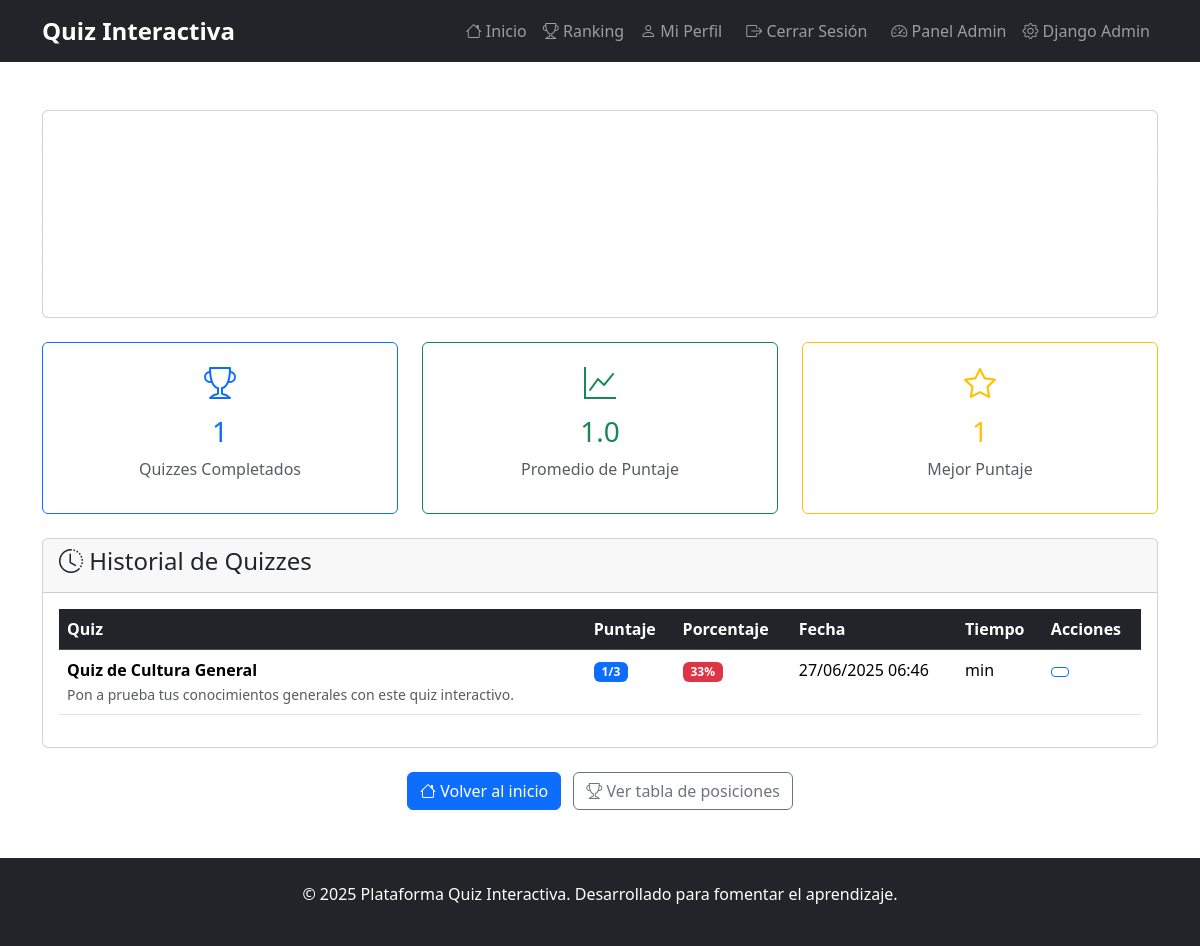
Before: /profile/ (signed in) with the older database file.
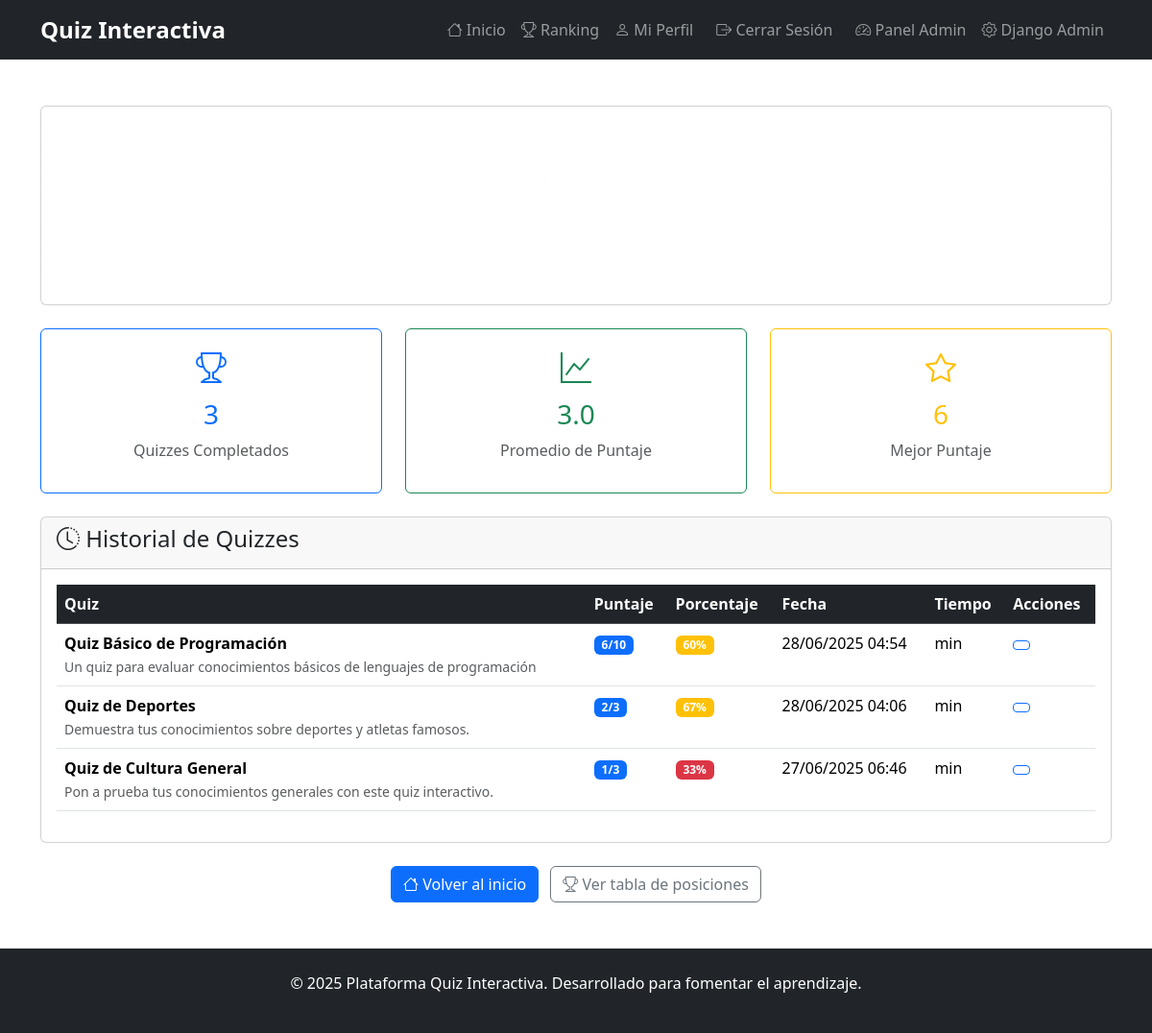
After: the same page with the newer database file.
### quizzes/models.py (models this page shows, shortened)
class Participacion(models.Model):
    usuario = models.ForeignKey(User, on_delete=models.CASCADE)
    quiz = models.ForeignKey(Quiz, on_delete=models.CASCADE)
    fecha = models.DateTimeField(auto_now_add=True)
    puntaje = models.IntegerField(default=0)
    tiempo_total = models.DurationField(null=True, blank=True)
    completado = models.BooleanField(default=False)
    class Meta:
        unique_together = ('usuario', 'quiz')

class Quiz(models.Model):
    titulo = models.CharField(max_length=200)
    descripcion = models.TextField(blank=True)
    fecha_creacion = models.DateTimeField(auto_now_add=True)
    activo = models.BooleanField(default=True)
    tiempo_limite = models.IntegerField(default=0, help_text="Tiempo en minutos (0 = sin límite)")

### quizzes/views.py (the view)
# urls.py: path('profile/', views.profile, name='profile'),
@login_required
def profile(request):
    participaciones = Participacion.objects.filter(usuario=request.user, completado=True).order_by('-fecha')
    paginator = Paginator(participaciones, 8)  # 8 participaciones por página
    page_number = request.GET.get('page')
    page_obj = paginator.get_page(page_number)
    stats = {
        'total_quizzes': participaciones.count(),
        'promedio_puntaje': participaciones.aggregate(Avg('puntaje'))['puntaje__avg'] or 0,
        'mejor_puntaje': participaciones.aggregate(Max('puntaje'))['puntaje__max'] or 0,
    }
    return render(request, 'quizzes/profile.html', {'page_obj': page_obj, 'stats': stats})

### quizzes/templatetags/quiz_extras.py (called while the page is built)
@register.filter
def mul(value, arg):
    try:
        return float(value) * float(arg)
    except (ValueError, TypeError):
        return 0

@register.filter
def div(value, arg):
    try:
        return float(value) / float(arg) if float(arg) != 0 else 0
    except (ValueError, TypeError):
        return 0

### quizzes/templates/quizzes/profile.html (shortened to what this page needs)
{% extends 'base.html' %}
{% load quiz_extras %}
{% block content %}
<div class="container my-5">
    <div class="row mb-4">
        <div class="col-12">
            <div class="card bg-gradient text-white" style="background: linear-gradient(45deg, #667eea, #764ba2);">
                <div class="card-body text-center">
                    <i class="bi bi-person-circle" style="font-size: 4rem;"></i>
                    <h2 class="mt-2">{{ user.username }}</h2>
                    <p class="mb-0">Miembro desde {{ user.date_joined|date:"F Y" }}</p>
                </div>
            </div>
        </div>
    </div>
    <div class="row mb-4">
        <div class="col-md-4">
            <div class="card text-center border-primary">
                <div class="card-body">
                    <i class="bi bi-trophy text-primary" style="font-size: 2rem;"></i>
                    <h3 class="mt-2 text-primary">{{ stats.total_quizzes }}</h3>
                    <p class="text-muted">Quizzes Completados</p>
                </div>
            </div>
        </div>
        <div class="col-md-4">
            <div class="card text-center border-success">
                <div class="card-body">
                    <i class="bi bi-graph-up text-success" style="font-size: 2rem;"></i>
                    <h3 class="mt-2 text-success">{{ stats.promedio_puntaje|floatformat:1 }}</h3>
                    <p class="text-muted">Promedio de Puntaje</p>
                </div>
            </div>
        </div>
        <div class="col-md-4">
            <div class="card text-center border-warning">
                <div class="card-body">
                    <i class="bi bi-star text-warning" style="font-size: 2rem;"></i>
                    <h3 class="mt-2 text-warning">{{ stats.mejor_puntaje }}</h3>
                    <p class="text-muted">Mejor Puntaje</p>
                </div>
            </div>
        </div>
    </div>
    <div class="row">
        <div class="col-12">
            <div class="card">
                <div class="card-header">
                    <h4><i class="bi bi-clock-history"></i> Historial de Quizzes</h4>
                </div>
                <div class="card-body">
                    {% if page_obj %}
                    <div class="table-responsive">
                        <table class="table table-hover">
                            <thead class="table-dark">
                                <tr>
                                    <th>Quiz</th>
                                    <th>Puntaje</th>
                                    <th>Porcentaje</th>
                                    <th>Fecha</th>
                                    <th>Tiempo</th>
                                    <th>Acciones</th>
                                </tr>
                            </thead>
                            <tbody>
                                {% for participacion in page_obj %}
                                <tr>
                                    <td>
                                        <strong>{{ participacion.quiz.titulo }}</strong>
                                        <br>
                                        <small class="text-muted">{{ participacion.quiz.descripcion|truncatewords:10 }}</small>
                                    </td>
                                    <td>
                                        <span class="badge bg-primary">
                                            {{ participacion.puntaje }}/{{ participacion.quiz.preguntas.count }}
                                        </span>
                                    </td>
                                    <td>
                                        {% with total_preguntas=participacion.quiz.preguntas.count %}
                                            {% with porcentaje=participacion.puntaje|div:total_preguntas|mul:100 %}
                                                {% if porcentaje >= 80 %}
                                                    <span class="badge bg-success">{{ porcentaje|floatformat:0 }}%</span>
                                                {% elif porcentaje >= 60 %}
                                                    <span class="badge bg-warning">{{ porcentaje|floatformat:0 }}%</span>
                                                {% else %}
                                                    <span class="badge bg-danger">{{ porcentaje|floatformat:0 }}%</span>
                                                {% endif %}
                                            {% endwith %}
                                        {% endwith %}
                                    </td>
                                    <td>{{ participacion.fecha|date:"d/m/Y H:i" }}</td>
                                    <td>
                                        {% if participacion.tiempo_total %}
                                            {{ participacion.tiempo_total|date:"i:s" }} min
                                        {% else %}
                                            -
                                        {% endif %}
                                    </td>
                                    <td>
                                        <a href="{% url 'quiz_results' participacion.id %}" class="btn btn-sm btn-outline-primary" title="Ver resultados detallados">
                                        </a>
                                    </td>
                                </tr>
                                {% endfor %}
                            </tbody>
                        </table>
                    </div>
                    {% endif %}
                </div>
            </div>
        </div>
    </div>
    <div class="text-center mt-4">
        <a href="{% url 'quiz_list' %}" class="btn btn-primary me-2">
            <i class="bi bi-house"></i> Volver al inicio
        </a>
        <a href="{% url 'leaderboard' %}" class="btn btn-outline-secondary">
            <i class="bi bi-trophy"></i> Ver tabla de posiciones
        </a>
    </div>
</div>
{% endblock %}

### quizzes/templates/base.html (shortened to what this page needs)
<!DOCTYPE html>
<html lang="es">
<head>
    <link href="https://cdn.jsdelivr.net/npm/bootstrap@5.3.3/dist/css/bootstrap.min.css" rel="stylesheet">
    <link href="https://cdn.jsdelivr.net/npm/bootstrap-icons@1.11.0/font/bootstrap-icons.css" rel="stylesheet">
</head>
<body>
    <nav class="navbar navbar-expand-lg navbar-dark bg-dark">
        <div class="container">
            <a class="navbar-brand" href="/">
                 Quiz Interactiva
            </a>
            <div class="collapse navbar-collapse" id="navbarNav">
                <ul class="navbar-nav ms-auto">
                    <li class="nav-item">
                        <a class="nav-link" href="/"><i class="bi bi-house"></i> Inicio</a>
                    </li>
                    <li class="nav-item">
                        <a class="nav-link" href="{% url 'leaderboard' %}"><i class="bi bi-trophy"></i> Ranking</a>
                    </li>
                    {% if user.is_authenticated %}
                        <li class="nav-item">
                            <a class="nav-link" href="{% url 'profile' %}"><i class="bi bi-person"></i> Mi Perfil</a>
                        </li>
                        <li class="nav-item">
                            <form method="post" action="{% url 'logout' %}" style="display: inline;">
                                <button type="submit" class="nav-link btn btn-link" style="border: none; background: none; color: rgba(255,255,255,.55); padding: .5rem 1rem;">
                                    <i class="bi bi-box-arrow-right"></i> Cerrar Sesión
                                </button>
                            </form>
                        </li>
                        {% if user.is_staff %}
                            <li class="nav-item">
                                <a class="nav-link" href="{% url 'admin_dashboard' %}"><i class="bi bi-speedometer2"></i> Panel Admin</a>
                            </li>
                            <li class="nav-item">
                                <a class="nav-link" href="/admin/"><i class="bi bi-gear"></i> Django Admin</a>
                            </li>
                        {% endif %}
                    {% endif %}
                </ul>
            </div>
        </div>
    </nav>
    {% block content %}{% endblock %}
    <footer class="bg-dark text-white py-4 mt-5">
        <div class="container text-center">
            <p>&copy; 2025 Plataforma Quiz Interactiva. Desarrollado para fomentar el aprendizaje.</p>
        </div>
    </footer>
</body>
</html>

### quizzes/templates/base.html (style rules this page uses)
.navbar-brand { font-weight: bold; font-size: 1.5rem; }

Changed rows visible on the page:
added Participacion: quiz.titulo "Quiz Básico de Programación", quiz.descripcion "Un quiz para evaluar conocimientos básicos de lenguajes de programación", puntaje "6", quiz.preguntas.count "10", value "60", fecha "28/06/2025 04:54"
added Participacion: quiz.titulo "Quiz de Deportes", quiz.descripcion "Demuestra tus conocimientos sobre deportes y atletas famosos.", puntaje "2", quiz.preguntas.count "3", value "67", fecha "28/06/2025 04:06"
Other visible differences:
{{ stats.total_quizzes }}: "1" → "3"
{{ stats.promedio_puntaje|floatformat:1 }}: "1.0" → "3.0"
{{ stats.mejor_puntaje }}: "1" → "6"
